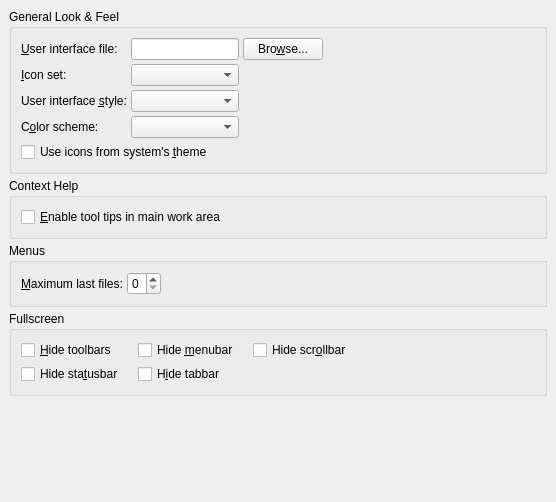
<?xml version="1.0" encoding="UTF-8"?>
<ui version="4.0">
 <class>PrefUi</class>
 <widget class="QWidget" name="PrefUi">
  <property name="geometry">
   <rect>
    <x>0</x>
    <y>0</y>
    <width>556</width>
    <height>502</height>
   </rect>
  </property>
  <property name="sizePolicy">
   <sizepolicy hsizetype="Expanding" vsizetype="Expanding">
    <horstretch>0</horstretch>
    <verstretch>0</verstretch>
   </sizepolicy>
  </property>
  <property name="windowTitle">
   <string/>
  </property>
  <layout class="QGridLayout" name="gridLayout_4">
   <item row="0" column="0">
    <widget class="QGroupBox" name="groupBox">
     <property name="title">
      <string>General Look &amp;&amp; Feel</string>
     </property>
     <property name="flat">
      <bool>true</bool>
     </property>
     <layout class="QGridLayout" name="gridLayout_3">
      <item row="1" column="0">
       <layout class="QHBoxLayout" name="horizontalLayout_4">
        <item>
         <widget class="QCheckBox" name="useSystemThemeIconsCB">
          <property name="text">
           <string>Use icons from system's &amp;theme</string>
          </property>
         </widget>
        </item>
       </layout>
      </item>
      <item row="0" column="0">
       <layout class="QGridLayout" name="gridLayout" columnstretch="0,1,0">
        <item row="2" column="1">
         <widget class="QComboBox" name="uiStyleCO">
          <property name="toolTip">
           <string>You can set a custom style here. Note that only certain styles may support dark mode, e.g. fusion on Windows.</string>
          </property>
          <property name="inputMethodHints">
           <set>Qt::ImhFormattedNumbersOnly|Qt::ImhLatinOnly</set>
          </property>
         </widget>
        </item>
        <item row="2" column="2">
         <layout class="QHBoxLayout" name="horizontalLayout_2"/>
        </item>
        <item row="0" column="1">
         <widget class="QLineEdit" name="uiFileED">
          <property name="inputMethodHints">
           <set>Qt::ImhPreferLatin</set>
          </property>
         </widget>
        </item>
        <item row="1" column="2">
         <layout class="QHBoxLayout" name="horizontalLayout"/>
        </item>
        <item row="1" column="0">
         <widget class="QLabel" name="iconSetLA">
          <property name="text">
           <string>&amp;Icon set:</string>
          </property>
          <property name="buddy">
           <cstring>iconSetCO</cstring>
          </property>
         </widget>
        </item>
        <item row="0" column="0">
         <widget class="QLabel" name="uiFileLA">
          <property name="text">
           <string>&amp;User interface file:</string>
          </property>
          <property name="buddy">
           <cstring>uiFileED</cstring>
          </property>
         </widget>
        </item>
        <item row="1" column="1">
         <widget class="QComboBox" name="iconSetCO">
          <property name="toolTip">
           <string>The icon set to use. Warning: normal size of icons may be wrong until you save the preferences and restart LyX.</string>
          </property>
          <property name="inputMethodHints">
           <set>Qt::ImhFormattedNumbersOnly|Qt::ImhLatinOnly</set>
          </property>
         </widget>
        </item>
        <item row="2" column="0">
         <widget class="QLabel" name="uiStyleLA">
          <property name="text">
           <string>User interface &amp;style:</string>
          </property>
          <property name="buddy">
           <cstring>uiStyleCO</cstring>
          </property>
         </widget>
        </item>
        <item row="0" column="2">
         <widget class="QPushButton" name="uiFilePB">
          <property name="text">
           <string>Bro&amp;wse...</string>
          </property>
         </widget>
        </item>
        <item row="3" column="1">
         <widget class="QComboBox" name="colorSchemeCO">
          <property name="toolTip">
           <string>You can override the system's color scheme here if the selected style supports multiple schemes and the platform theme supports mode switching.</string>
          </property>
          <property name="inputMethodHints">
           <set>Qt::ImhFormattedNumbersOnly|Qt::ImhLatinOnly</set>
          </property>
         </widget>
        </item>
        <item row="3" column="0">
         <widget class="QLabel" name="colorSchemeLA">
          <property name="text">
           <string>C&amp;olor scheme:</string>
          </property>
          <property name="buddy">
           <cstring>colorSchemeCO</cstring>
          </property>
         </widget>
        </item>
       </layout>
      </item>
      <item row="0" column="1">
       <spacer name="horizontalSpacer">
        <property name="orientation">
         <enum>Qt::Horizontal</enum>
        </property>
        <property name="sizeHint" stdset="0">
         <size>
          <width>40</width>
          <height>20</height>
         </size>
        </property>
       </spacer>
      </item>
     </layout>
    </widget>
   </item>
   <item row="1" column="0">
    <widget class="QGroupBox" name="pixmapCacheGB_2">
     <property name="title">
      <string>Context Help</string>
     </property>
     <property name="alignment">
      <set>Qt::AlignLeading|Qt::AlignLeft|Qt::AlignTop</set>
     </property>
     <property name="flat">
      <bool>true</bool>
     </property>
     <layout class="QGridLayout">
      <property name="leftMargin">
       <number>9</number>
      </property>
      <property name="topMargin">
       <number>9</number>
      </property>
      <property name="rightMargin">
       <number>9</number>
      </property>
      <property name="bottomMargin">
       <number>9</number>
      </property>
      <property name="spacing">
       <number>4</number>
      </property>
      <item row="0" column="0">
       <widget class="QCheckBox" name="tooltipCB">
        <property name="toolTip">
         <string>Checking this allows the automatic display of helpful comments for insets in the main work area of an edited document</string>
        </property>
        <property name="text">
         <string>&amp;Enable tool tips in main work area</string>
        </property>
       </widget>
      </item>
     </layout>
    </widget>
   </item>
   <item row="2" column="0">
    <widget class="QGroupBox" name="documentsGB">
     <property name="title">
      <string>Menus</string>
     </property>
     <property name="flat">
      <bool>true</bool>
     </property>
     <layout class="QGridLayout" name="gridLayout_2">
      <item row="0" column="0">
       <layout class="QHBoxLayout" name="horizontalLayout_3">
        <item>
         <widget class="QLabel" name="lastfilesLA">
          <property name="text">
           <string>&amp;Maximum last files:</string>
          </property>
          <property name="buddy">
           <cstring>lastfilesSB</cstring>
          </property>
         </widget>
        </item>
        <item>
         <widget class="QSpinBox" name="lastfilesSB">
          <property name="maximum">
           <number>9</number>
          </property>
         </widget>
        </item>
        <item>
         <spacer>
          <property name="orientation">
           <enum>Qt::Horizontal</enum>
          </property>
          <property name="sizeHint" stdset="0">
           <size>
            <width>48</width>
            <height>20</height>
           </size>
          </property>
         </spacer>
        </item>
       </layout>
      </item>
     </layout>
    </widget>
   </item>
   <item row="3" column="0">
    <widget class="QGroupBox" name="fullscreenGB">
     <property name="title">
      <string>Fullscreen</string>
     </property>
     <property name="alignment">
      <set>Qt::AlignLeading|Qt::AlignLeft|Qt::AlignTop</set>
     </property>
     <property name="flat">
      <bool>true</bool>
     </property>
     <layout class="QGridLayout" name="gridLayout_5">
      <item row="0" column="2">
       <widget class="QCheckBox" name="toggleMenubarCB">
        <property name="text">
         <string>Hide &amp;menubar</string>
        </property>
       </widget>
      </item>
      <item row="0" column="4">
       <widget class="QCheckBox" name="toggleScrollbarCB">
        <property name="text">
         <string>Hide scr&amp;ollbar</string>
        </property>
       </widget>
      </item>
      <item row="0" column="1">
       <spacer name="horizontalSpacer_5">
        <property name="orientation">
         <enum>Qt::Horizontal</enum>
        </property>
        <property name="sizeType">
         <enum>QSizePolicy::Fixed</enum>
        </property>
        <property name="sizeHint" stdset="0">
         <size>
          <width>10</width>
          <height>20</height>
         </size>
        </property>
       </spacer>
      </item>
      <item row="1" column="0">
       <widget class="QCheckBox" name="toggleStatusbarCB">
        <property name="text">
         <string>Hide sta&amp;tusbar</string>
        </property>
       </widget>
      </item>
      <item row="1" column="2">
       <widget class="QCheckBox" name="toggleTabbarCB">
        <property name="text">
         <string>H&amp;ide tabbar</string>
        </property>
       </widget>
      </item>
      <item row="0" column="5" rowspan="2">
       <spacer name="horizontalSpacer_4">
        <property name="orientation">
         <enum>Qt::Horizontal</enum>
        </property>
        <property name="sizeHint" stdset="0">
         <size>
          <width>146</width>
          <height>38</height>
         </size>
        </property>
       </spacer>
      </item>
      <item row="1" column="1">
       <spacer name="horizontalSpacer_6">
        <property name="orientation">
         <enum>Qt::Horizontal</enum>
        </property>
        <property name="sizeType">
         <enum>QSizePolicy::Fixed</enum>
        </property>
        <property name="sizeHint" stdset="0">
         <size>
          <width>10</width>
          <height>20</height>
         </size>
        </property>
       </spacer>
      </item>
      <item row="0" column="0">
       <widget class="QCheckBox" name="toggleToolbarsCB">
        <property name="sizePolicy">
         <sizepolicy hsizetype="Fixed" vsizetype="Fixed">
          <horstretch>0</horstretch>
          <verstretch>0</verstretch>
         </sizepolicy>
        </property>
        <property name="text">
         <string>&amp;Hide toolbars</string>
        </property>
       </widget>
      </item>
      <item row="0" column="3">
       <spacer name="horizontalSpacer_7">
        <property name="orientation">
         <enum>Qt::Horizontal</enum>
        </property>
        <property name="sizeType">
         <enum>QSizePolicy::Fixed</enum>
        </property>
        <property name="sizeHint" stdset="0">
         <size>
          <width>10</width>
          <height>20</height>
         </size>
        </property>
       </spacer>
      </item>
     </layout>
    </widget>
   </item>
   <item row="4" column="0">
    <spacer>
     <property name="orientation">
      <enum>Qt::Vertical</enum>
     </property>
     <property name="sizeHint" stdset="0">
      <size>
       <width>395</width>
       <height>16</height>
      </size>
     </property>
    </spacer>
   </item>
  </layout>
 </widget>
 <layoutdefault spacing="4" margin="9"/>
 <tabstops>
  <tabstop>uiFileED</tabstop>
  <tabstop>uiFilePB</tabstop>
  <tabstop>iconSetCO</tabstop>
  <tabstop>useSystemThemeIconsCB</tabstop>
  <tabstop>tooltipCB</tabstop>
 </tabstops>
 <includes>
  <include location="local">qt_i18n.h</include>
 </includes>
 <resources/>
 <connections/>
</ui>
